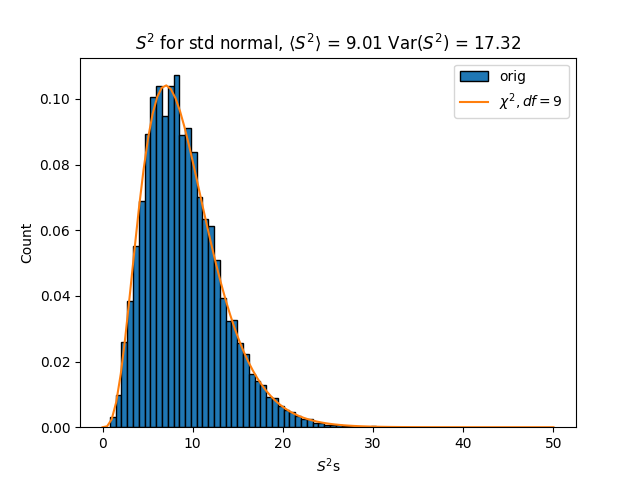

Source code (Python):
import numpy as np
import matplotlib.pyplot as plt
from scipy import stats

n_trials = 10
n_experiments = 10000
chi2_df = n_trials - 1
confidence_level = .95
# See my code for how to put re-used functions in a subdir named "lib".

def get_dataset(n_trials: int, n_experiments: int, dist_type: str = "std_norm")-> np.array:

   match dist_type:
        case "std_norm":
            '''

            Draw n=100 values from a population of Gaussian-distributed numbers with mean μ=0 and standard deviation σ=1.

            f(x) = 1 / sqrt(2 * pi * sigma) * exp[-(x - mu)^2 / (2 * sigma ^2)]

            For the case of mu = 0 , sigma = 1, this is the Standard Normal which is a specific case of the Gaussian Distribution.
            It is a continuous probabilty density function
            
            r(x) = 1 / sqrt(2 * pi) * exp [ -x^2 / 2]

            arg1: n_experiments = number of experiments
            arg2: n_trials = number of trials
            '''
            
            return np.random.standard_normal(size = (n_experiments, n_trials))
        case "chi2":
            '''
            f(x) = (1/2)^(k/2) / \\Gamma(k/2) x^((k/2)-1)e^(-k/2)

            k = degrees of freedom
            X = number of successful outcomes

            the mode of chi2 is at the degrees of freedom -2 so we subtract chi2_df -2 
            '''
            return np.random.chisquare(chi2_df,size = (n_experiments, n_trials))
       
def generate_sample_means(datasets: np.array)-> np.array:
    '''
    Compute  \bar{X} .
    Gets the mean of the sample

    arg1: datasets = sample mean

    returns mean of sample mean
    '''


    X_bars = np.mean(datasets, axis = 0)

    return X_bars


def get_chi2_critical_values(alpha: float, data: np.array)-> tuple[float,float]:

    l_chi2_cv = stats.chi2.ppf(1 - alpha, df = data.shape[0] - 1)
    u_chi2_cv = stats.chi2.ppf(alpha, df = data.shape[0] - 1)
    return (l_chi2_cv, u_chi2_cv)

def get_alpha(confidence_level:float)-> float:
    return 1 - confidence_level

def get_chi2_confidence_interval(chi2_critcal_values: tuple[float,float], data: np.array)-> tuple[float,float]:
    l_bound = (data.shape[0] - 1) * data.var(axis = 0) / chi2_critcal_values[0]
    u_bound = (data.shape[0]- 1) * data.var(axis = 0) / chi2_critcal_values[1]
    return (l_bound, u_bound)


def part_1(hist_label:str, dist_type: str = "std_norm"):
    '''
    To determine if this is the case, sample n=10 values from a normal distribution with μ=0 and σ=1, computing Sb2, and repeating Ne=10,000 times.
    Plot the histogram of the 10,000 Sb2 values, and, in the title, display the average and variance of the 10,000 Sb2 values.
    
    On the plot title, show the average value of the 10,000 Sb2 values (it should be slightly less than σ2).

    Modify your code for HW 3.3.2 to numerically generate an approximation of the sampling distribution of (n−1)S 2/σ2 using n=10 and σ=1.
    '''
    datasets = get_dataset(n_experiments, n_trials, dist_type=dist_type)
    X_bars = generate_sample_means(datasets)

    Ss = ((datasets - X_bars)**2).sum(axis=0)

    plt.title(fr"$S^2$ for std normal, $\langle S^2 \rangle$ = {Ss.mean():.2f} " + r"$\text{Var}(S^2)$ = " +   fr"{Ss.var():.2f}")
    plt.ylabel("Count")
    plt.xlabel("$S^2$s")
    plt.hist(Ss, bins = 50, edgecolor = "black", label = hist_label, density= True)

def part_2():
    x = np.linspace(0,50,100)
    y = stats.chi2.pdf(x , df = chi2_df)
    plt.plot(x, y, label = fr"$\chi^2, df = {chi2_df}$ ")

def part_3():
    datasets = get_dataset(n_trials,n_experiments, dist_type="std_norm")

    X_bars = generate_sample_means(datasets)

    Ss = ((datasets - X_bars)**2).sum(axis=0)

    alpha = get_alpha(confidence_level)

    chi2_cv = get_chi2_critical_values(alpha, Ss)

    ci = get_chi2_confidence_interval(chi2_cv, Ss)
    print(f"alpha/2:{alpha/2}, 1-alpha/2: {1-alpha/2}")
    print(f"var: {Ss.var()}")
    print(f"cv: {chi2_cv}")
    # print(f"formula: ({datasets.size[0]-1} * {datasets.var()} / {crit_vals[0]}, {data.size-1} * {data.var()} / {crit_vals[1]})")
    print(f"ci: {np.sqrt(ci)}")
def main():

    part_1(fr"orig")
    part_2()
    part_3()


    plt.legend()
    plt.savefig("HW4/HW4_2/HW4_2_2.png")
    plt.show()
if __name__ == "__main__":
    ## __name__ == "__main__" is really only needed when a script is imported
    main()
